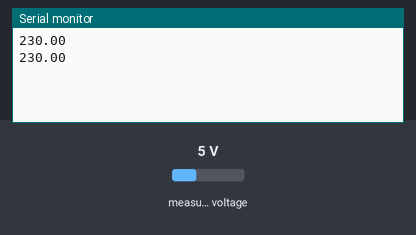
This sketch was run on a simulated Arduino Uno, built with avr-gcc and run on an emulated ATmega328P. Shown: the last lines printed to the serial monitor. The inputs (shaded band) are chosen by the test bench; at power-on: measured voltage 5 V.

Above: at 1.8 s.
1.9 s: measured voltage set to 0.3 V
At 2.9 s:
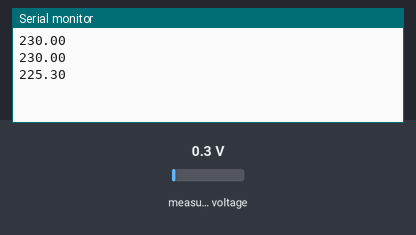
3.4 s: measured voltage set to 3.8 V
At 4.9 s:
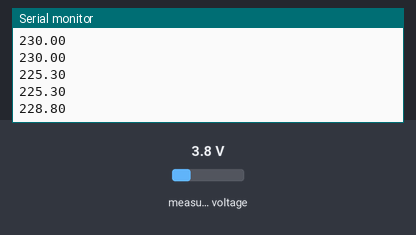
Timing chart, 0 to 6.4 s (numbered marks = the images above; inputs shaded):
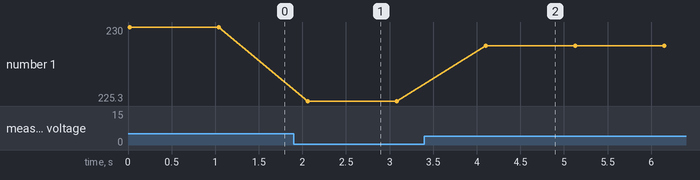

The sketch:

ZMPT101B_LibraryCode.ino
```cpp
#include <ZMPT101B.h>
#define SENSITIVITY 500.0f
ZMPT101B voltageSensor(A0, 50.0);
void setup() {
  Serial.begin(115200);
  voltageSensor.setSensitivity(SENSITIVITY);
}
void loop() {
  float voltage = voltageSensor.getRmsVoltage();
  Serial.println(voltage);
  delay(1000);
}
```

Measured:
- after the input at 1.9 s, the serial monitor: prints a new line after 0.16 s (image 1)
- after the input at 3.4 s, the serial monitor: prints a new line after 0.71 s (image 2)
- plotted number 1: 230 → 225.3 after the input at 1.9 s, 225.3 → 228.8 after the input at 3.4 s
